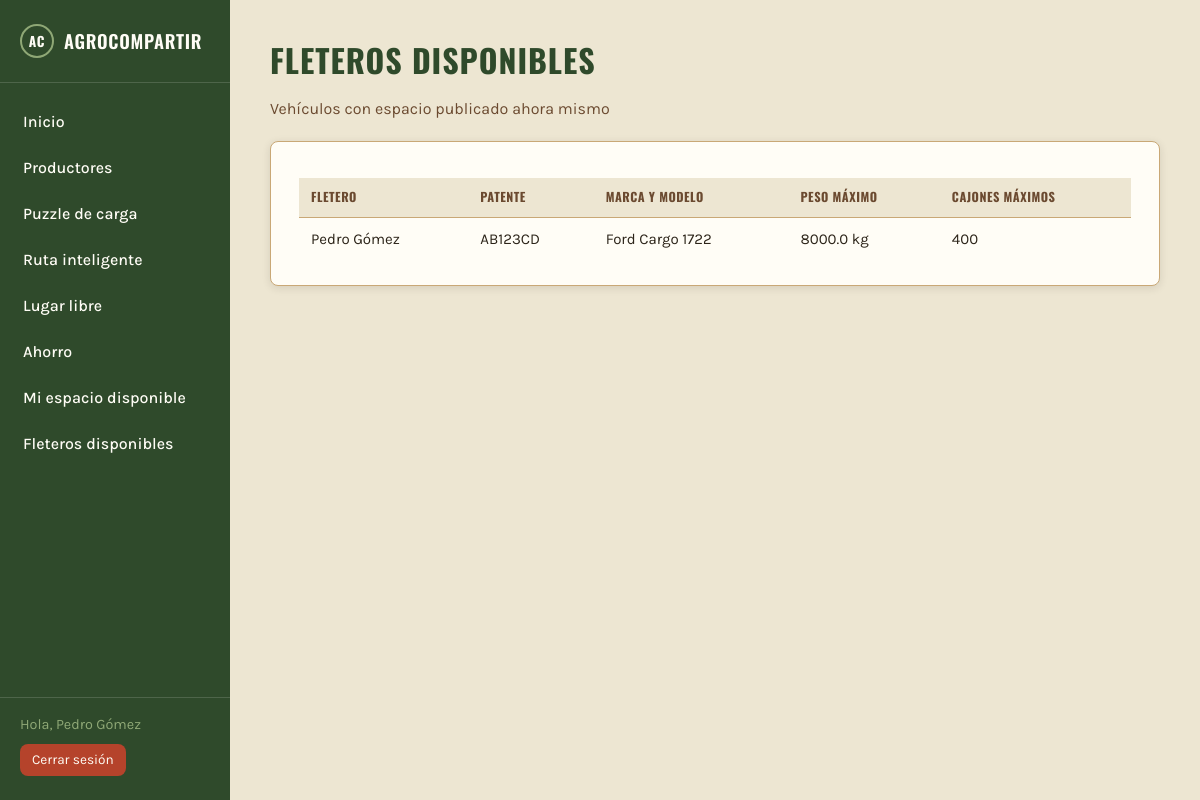
The app's page /disponibilidad (signed in) with its own data.
### tables this page shows
CREATE TABLE usuarios (
        id INTEGER PRIMARY KEY AUTOINCREMENT,
        nombre TEXT NOT NULL,
        email TEXT NOT NULL UNIQUE,
        password TEXT NOT NULL,
        tipo TEXT NOT NULL DEFAULT 'cliente' CHECK (tipo IN ('cliente', 'fletero'))
    );

CREATE TABLE vehiculos (
        id INTEGER PRIMARY KEY AUTOINCREMENT,
        usuario_id INTEGER NOT NULL,
        patente TEXT NOT NULL,
        marca_modelo TEXT NOT NULL,
        peso_maximo REAL NOT NULL,
        cajones_maximo INTEGER NOT NULL,
        FOREIGN KEY (usuario_id) REFERENCES usuarios (id)
    );

### app.py (the view)
@app.route('/disponibilidad')
@login_requerido
def disponibilidad():
    return render_template('disponibilidad.html', vehiculos=funciones.obtener_vehiculos())

### app.py (called while the page is built)
def login_requerido(vista):
    @wraps(vista)
    def envoltura(*args, **kwargs):
        if not session.get('usuario_id'):
            return redirect(url_for('login'))
        return vista(*args, **kwargs)
    return envoltura

### funciones.py (called while the page is built)
def obtener_conexion():
    conexion = sqlite3.connect('database.db')
    return conexion

def obtener_vehiculos():
    conexion = obtener_conexion()
    cursor = conexion.cursor()
    cursor.execute('''
        SELECT v.id, u.nombre, v.patente, v.marca_modelo, v.peso_maximo, v.cajones_maximo
        FROM vehiculos v
        JOIN usuarios u ON u.id = v.usuario_id
        ORDER BY v.id
    ''')
    filas = cursor.fetchall()
    conexion.close()
    return filas

### templates/disponibilidad.html
{% extends "base.html" %}
{% block contenido %}
<h1>Fleteros disponibles</h1>
<p class="subtitulo">Vehículos con espacio publicado ahora mismo</p>
<div class="tarjeta">
    {% if vehiculos %}
    <table class="tabla">
        <thead>
            <tr>
                <th>Fletero</th>
                <th>Patente</th>
                <th>Marca y modelo</th>
                <th>Peso máximo</th>
                <th>Cajones máximos</th>
            </tr>
        </thead>
        <tbody>
            {% for v in vehiculos %}
            <tr>
                <td>{{ v[1] }}</td>
                <td>{{ v[2] }}</td>
                <td>{{ v[3] }}</td>
                <td>{{ v[4] }} kg</td>
                <td>{{ v[5] }}</td>
            </tr>
            {% endfor %}
        </tbody>
    </table>
    {% else %}
    <p>Todavía no hay ningún fletero con espacio disponible publicado.</p>
    {% endif %}
</div>
{% endblock %}

### templates/base.html (shortened to what this page needs)
<!DOCTYPE html>
<html lang="es">
<head>
    <link rel="stylesheet" href="{{ url_for('static', filename='style.css') }}">
</head>
<body>
<div class="layout">
    {% if session.usuario_id %}
    <nav class="menu">
        <div class="menu-titulo">
            <span class="sello">AC</span>
            AgroCompartir
        </div>
        <ul>
            <li><a href="{{ url_for('dashboard') }}">Inicio</a></li>
            <li><a href="{{ url_for('productores') }}">Productores</a></li>
            <li><a href="{{ url_for('camion') }}">Puzzle de carga</a></li>
            <li><a href="{{ url_for('ruta') }}">Ruta inteligente</a></li>
            <li><a href="{{ url_for('lugar_libre') }}">Lugar libre</a></li>
            <li><a href="{{ url_for('ahorro') }}">Ahorro</a></li>
            {% if session.tipo_usuario == 'fletero' %}
            <li><a href="{{ url_for('vehiculo') }}">Mi espacio disponible</a></li>
            {% endif %}
            <li><a href="{{ url_for('disponibilidad') }}">Fleteros disponibles</a></li>
        </ul>
        <div class="menu-usuario">
            <span>Hola, {{ session.usuario_nombre }}</span>
            <a href="{{ url_for('logout') }}" class="boton-salir">Cerrar sesión</a>
        </div>
    </nav>
    {% endif %}
    <main class="contenido">
        {% block contenido %}{% endblock %}
    </main>
</div>
</body>
</html>

### static/style.css (style rules this page uses)
:root { --fondo: #EDE6D2; --verde-oscuro: #2F4A2B; --verde-medio: #4C6B3F; --verde-claro: #8FA876; --tierra: #6B4A30; --tierra-clara: #C9A876; --blanco: #FFFDF6; --tomate: #B5432B; --melon: #C98A1F; --uva: #5B3A5C; --texto: #2B2318; --error: #A5322A; --exito: #35662E; --fuente-titulo: 'Oswald', sans-serif; --fuente-texto: 'Karla', sans-serif; --radio: 8px; --sombra: 0 2px 8px rgba(43, 35, 24, 0.12); }
* { box-sizing: border-box; }
body { margin: 0; background-color: var(--fondo); color: var(--texto); font-family: var(--fuente-texto); font-size: 16px; line-height: 1.5; }
h1, h2, h3 { font-family: var(--fuente-titulo); text-transform: uppercase; letter-spacing: 0.03em; color: var(--verde-oscuro); margin-top: 0; }
a { color: var(--verde-medio); }
.layout { display: flex; min-height: 100vh; }
.menu { width: 230px; flex-shrink: 0; background-color: var(--verde-oscuro); color: var(--blanco); display: flex; flex-direction: column; padding: 24px 0; }
.menu-titulo { display: flex; align-items: center; gap: 10px; padding: 0 20px 24px 20px; font-family: var(--fuente-titulo); font-size: 1.15rem; font-weight: 600; text-transform: uppercase; letter-spacing: 0.04em; border-bottom: 1px solid rgba(255, 253, 246, 0.15); margin-bottom: 16px; }
.sello { flex-shrink: 0; width: 34px; height: 34px; border-radius: 50%; border: 2px solid var(--verde-claro); display: flex; align-items: center; justify-content: center; font-family: var(--fuente-titulo); font-size: 0.85rem; font-weight: 700; }
.menu ul { list-style: none; margin: 0; padding: 0; flex-grow: 1; }
.menu li a { display: block; padding: 11px 20px; color: var(--blanco); text-decoration: none; font-weight: 500; border-left: 3px solid transparent; }
.menu-usuario { padding: 16px 20px 0 20px; border-top: 1px solid rgba(255, 253, 246, 0.15); font-size: 0.9rem; }
.menu-usuario span { display: block; margin-bottom: 8px; color: var(--verde-claro); }
.boton-salir { display: inline-block; color: var(--blanco) !important; background-color: var(--tomate); padding: 6px 12px; border-radius: var(--radio); text-decoration: none; font-size: 0.85rem; }
.contenido { flex-grow: 1; padding: 36px 40px; max-width: 980px; }
.tarjeta { background-color: var(--blanco); border: 1px solid var(--tierra-clara); border-radius: var(--radio); box-shadow: var(--sombra); padding: 24px 28px; margin-bottom: 24px; }
.subtitulo { color: var(--tierra); margin-top: -8px; margin-bottom: 20px; }
table.tabla { width: 100%; border-collapse: collapse; margin-top: 12px; }
table.tabla th, table.tabla td { text-align: left; padding: 10px 12px; border-bottom: 1px solid var(--tierra-clara); font-size: 0.94rem; }
table.tabla th { font-family: var(--fuente-titulo); text-transform: uppercase; font-size: 0.78rem; letter-spacing: 0.04em; color: var(--tierra); background-color: var(--fondo); }
table.tabla tr:last-child td { border-bottom: none; }

### records on screen
usuarios: usuario_nombre "Pedro Gómez"
vehiculos: nombre "Pedro Gómez", patente "AB123CD", marca_modelo "Ford Cargo 1722", peso_maximo "8000.0", cajones_maximo "400"
